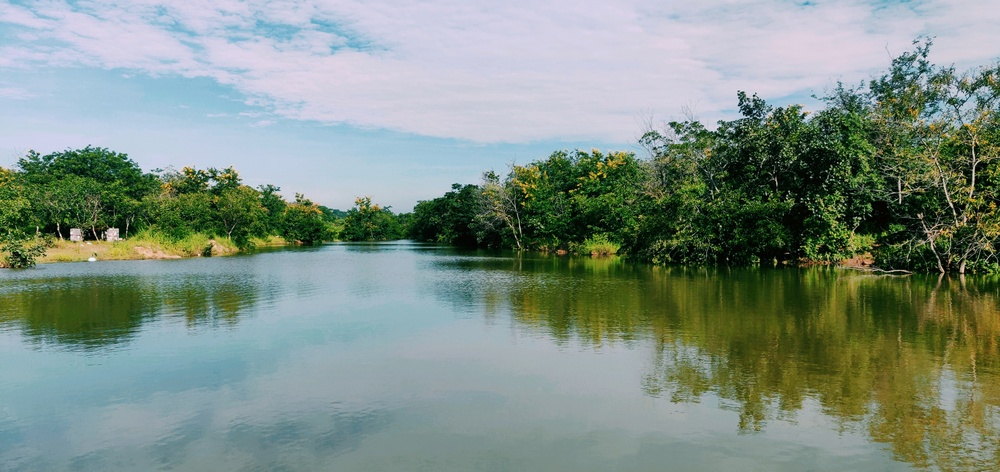
#> input picture Beginner Level Task/pic2.jpg, 1000 x 472 px, shrunk from 4096 x 1934 before the run
$ jupyter execute Task-1.ipynb   (shell and % lines are left out)
#> lines starting #> are read from the running program, lines starting #| are printed output that depends on the picture
Gaddameedi Ajay

Task-1

Image to Pencil Sketch with Python

Installing Packages

OpenCV (Open Source Computer Vision Library) is an open-source library that includes several hundreds of
Computer Vision Algorithms.

[cell 1]
import cv2
import matplotlib.pyplot as plt

[cell 2]
image = cv2.imread("pic2.jpg")
#> image is the input picture: shape (472, 1000, 3); mean B, G, R 133, 143.5, 127.6
cv2.imshow("Nature", image)
cv2.waitKey(0)

[cell 3]
gray_image = cv2.cvtColor(image, cv2.COLOR_BGR2GRAY)
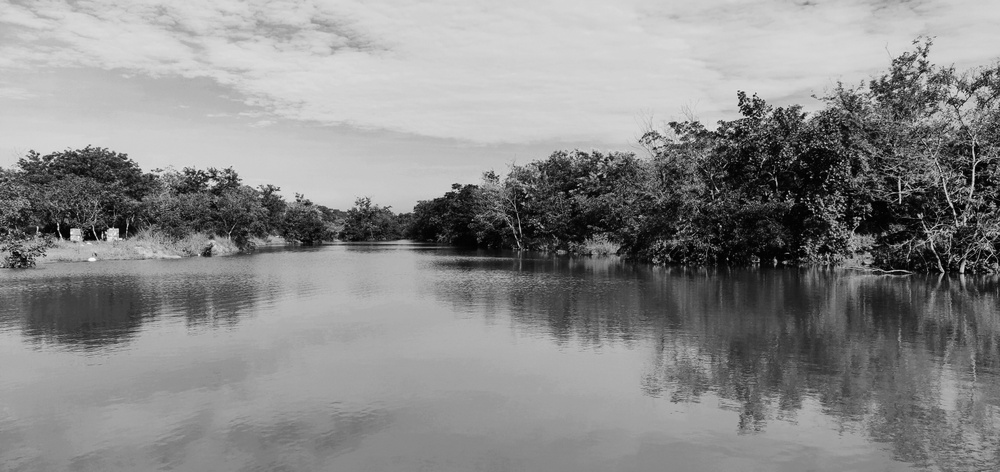
#> gray_image: shape (472, 1000); min 0, max 253, mean 137.5
plt.imshow(gray_image,cmap="gray")
plt.title("Black And White Nature")

[cell 4]
inverted_image = 255 - gray_image
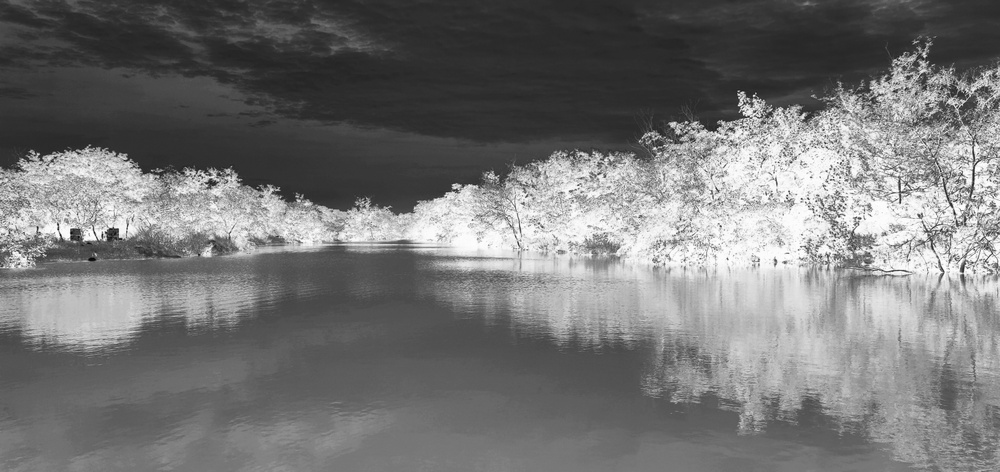
#> inverted_image: shape (472, 1000); min 2, max 255, mean 117.5
plt.imshow(inverted_image,cmap="gray")
plt.title("Black And White Inverted")

[cell 5]
blurred = cv2.GaussianBlur(inverted_image, (21, 21), 0)
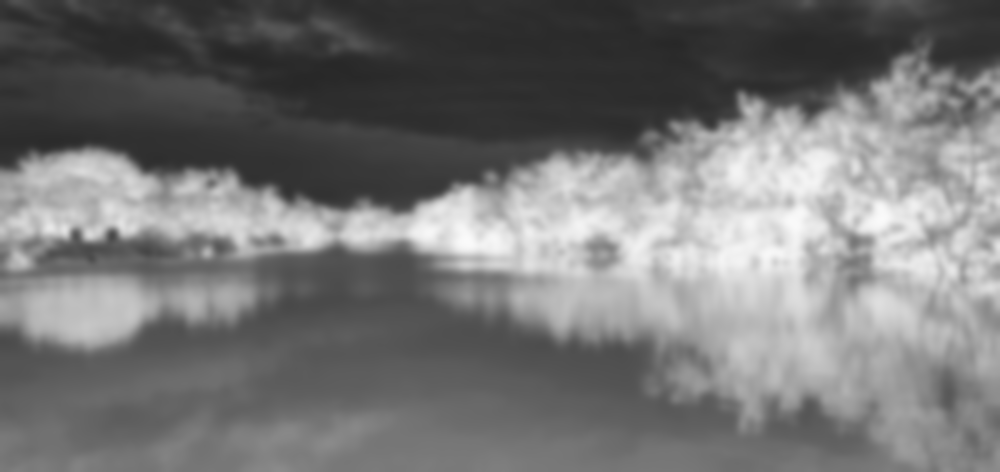
#> blurred: shape (472, 1000); min 39, max 250, mean 117.5
inverted_blurred = 255 - blurred
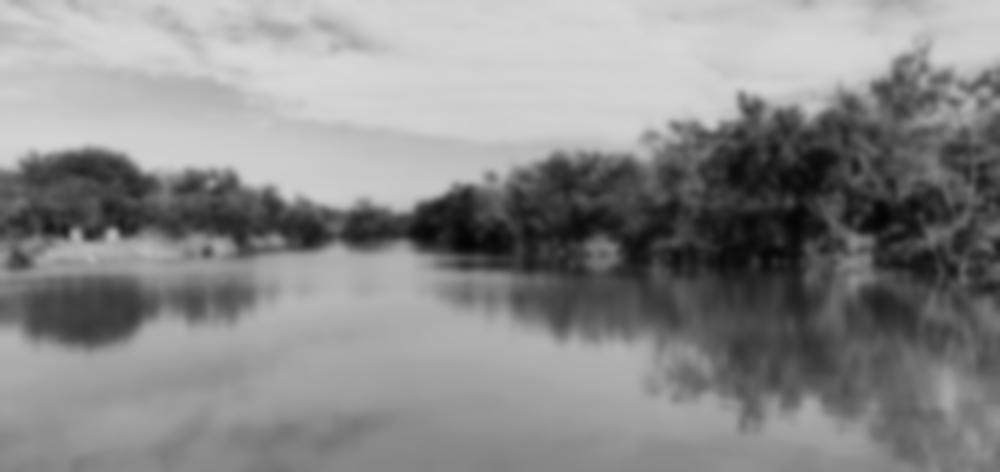
#> inverted_blurred: shape (472, 1000); min 5, max 216, mean 137.5
plt.imshow(inverted_blurred,cmap="gray")
plt.title("Inverted Blurred GrayScale Image")

[cell 6]
pencil_sketch = cv2.divide(gray_image, inverted_blurred, scale=256.0)
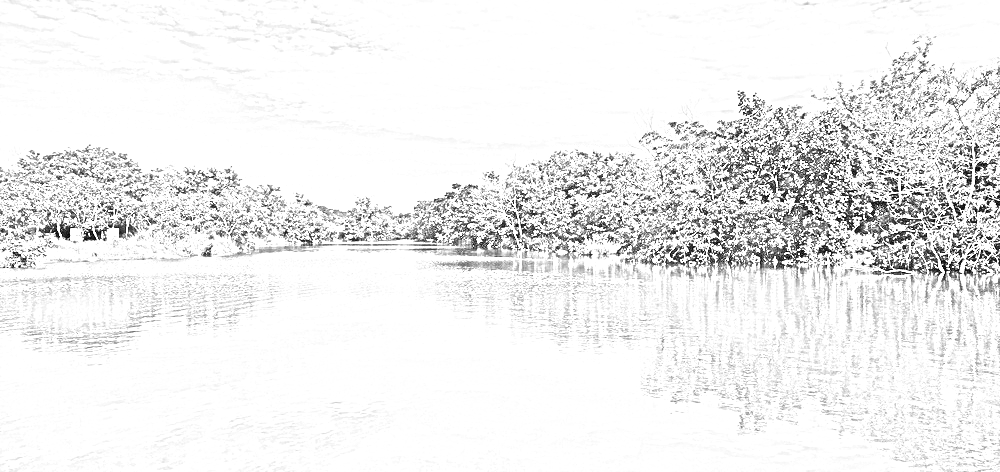
#> pencil_sketch: shape (472, 1000); min 0, max 255, mean 238
plt.imshow(pencil_sketch,cmap="gray")
plt.title("Inverted Blurred GrayScale Image")
